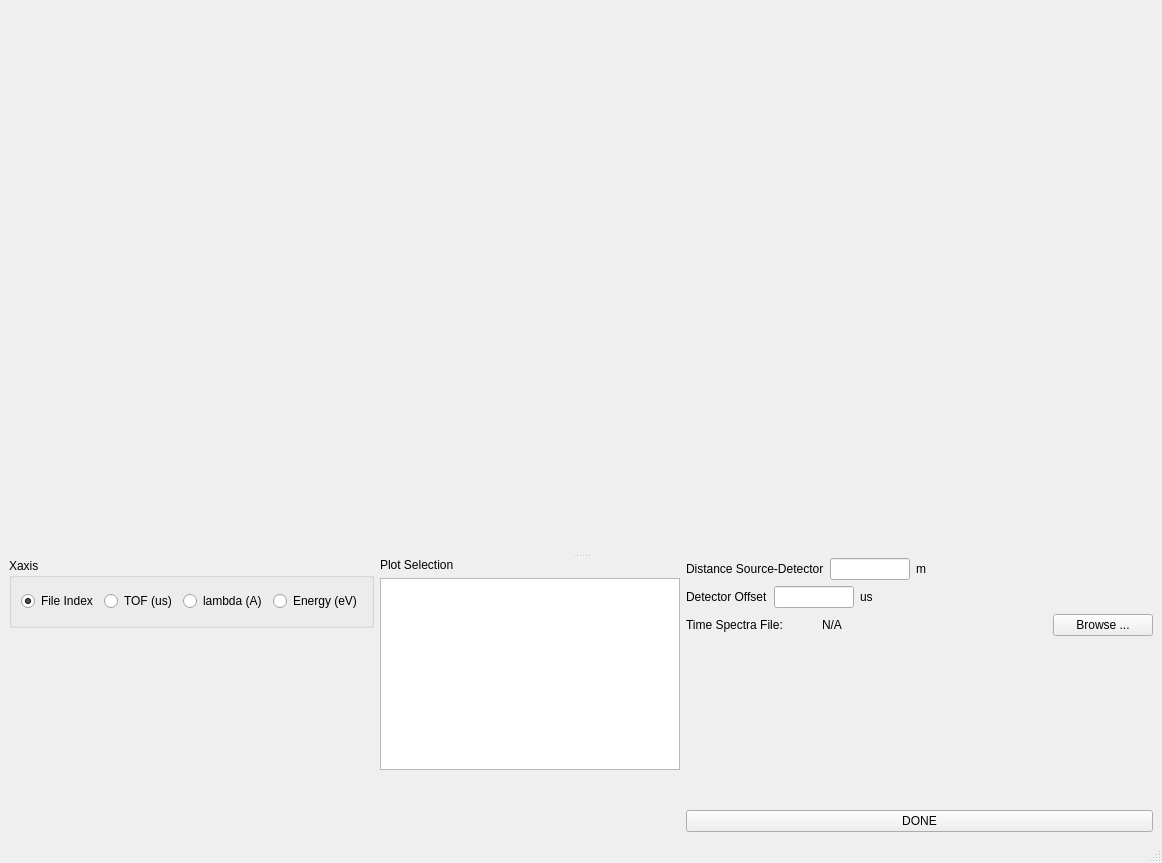
<?xml version="1.0" encoding="UTF-8"?>
<ui version="4.0">
 <class>MainWindow</class>
 <widget class="QMainWindow" name="MainWindow">
  <property name="geometry">
   <rect>
    <x>0</x>
    <y>0</y>
    <width>1162</width>
    <height>863</height>
   </rect>
  </property>
  <property name="windowTitle">
   <string>MainWindow</string>
  </property>
  <widget class="QWidget" name="centralwidget">
   <layout class="QVBoxLayout" name="verticalLayout_5">
    <item>
     <widget class="QSplitter" name="splitter">
      <property name="orientation">
       <enum>Qt::Vertical</enum>
      </property>
      <widget class="QWidget" name="widget" native="true">
       <property name="sizePolicy">
        <sizepolicy hsizetype="Expanding" vsizetype="Maximum">
         <horstretch>0</horstretch>
         <verstretch>0</verstretch>
        </sizepolicy>
       </property>
       <property name="minimumSize">
        <size>
         <width>0</width>
         <height>500</height>
        </size>
       </property>
      </widget>
      <widget class="QWidget" name="">
       <layout class="QHBoxLayout" name="horizontalLayout_4">
        <item>
         <layout class="QVBoxLayout" name="verticalLayout_4">
          <item>
           <widget class="QGroupBox" name="groupBox">
            <property name="minimumSize">
             <size>
              <width>0</width>
              <height>70</height>
             </size>
            </property>
            <property name="maximumSize">
             <size>
              <width>16777215</width>
              <height>70</height>
             </size>
            </property>
            <property name="title">
             <string>Xaxis</string>
            </property>
            <layout class="QHBoxLayout" name="horizontalLayout_8">
             <item>
              <widget class="QRadioButton" name="file_index_ratio_button">
               <property name="text">
                <string>File Index</string>
               </property>
               <property name="checked">
                <bool>true</bool>
               </property>
              </widget>
             </item>
             <item>
              <widget class="QRadioButton" name="tof_radio_button">
               <property name="text">
                <string>TOF (us)</string>
               </property>
              </widget>
             </item>
             <item>
              <widget class="QRadioButton" name="lambda_radio_button">
               <property name="text">
                <string>lambda (A)</string>
               </property>
              </widget>
             </item>
             <item>
              <widget class="QRadioButton" name="energy_radio_button">
               <property name="text">
                <string>Energy (eV)</string>
               </property>
              </widget>
             </item>
            </layout>
           </widget>
          </item>
          <item>
           <spacer name="verticalSpacer">
            <property name="orientation">
             <enum>Qt::Vertical</enum>
            </property>
            <property name="sizeHint" stdset="0">
             <size>
              <width>20</width>
              <height>40</height>
             </size>
            </property>
           </spacer>
          </item>
         </layout>
        </item>
        <item>
         <layout class="QVBoxLayout" name="verticalLayout">
          <item>
           <widget class="QLabel" name="label_4">
            <property name="maximumSize">
             <size>
              <width>16777215</width>
              <height>50</height>
             </size>
            </property>
            <property name="text">
             <string>Plot Selection</string>
            </property>
           </widget>
          </item>
          <item>
           <widget class="QListWidget" name="list_to_plot_widget">
            <property name="sizePolicy">
             <sizepolicy hsizetype="Expanding" vsizetype="Minimum">
              <horstretch>0</horstretch>
              <verstretch>0</verstretch>
             </sizepolicy>
            </property>
            <property name="minimumSize">
             <size>
              <width>200</width>
              <height>100</height>
             </size>
            </property>
            <property name="maximumSize">
             <size>
              <width>300</width>
              <height>300</height>
             </size>
            </property>
            <property name="selectionMode">
             <enum>QAbstractItemView::MultiSelection</enum>
            </property>
           </widget>
          </item>
          <item>
           <spacer name="verticalSpacer_3">
            <property name="orientation">
             <enum>Qt::Vertical</enum>
            </property>
            <property name="sizeHint" stdset="0">
             <size>
              <width>20</width>
              <height>40</height>
             </size>
            </property>
           </spacer>
          </item>
         </layout>
        </item>
        <item>
         <layout class="QVBoxLayout" name="verticalLayout_3">
          <item>
           <layout class="QHBoxLayout" name="horizontalLayout">
            <item>
             <widget class="QLabel" name="label">
              <property name="text">
               <string>Distance Source-Detector</string>
              </property>
             </widget>
            </item>
            <item>
             <widget class="QLineEdit" name="distance_source_detector_value">
              <property name="minimumSize">
               <size>
                <width>80</width>
                <height>0</height>
               </size>
              </property>
              <property name="maximumSize">
               <size>
                <width>80</width>
                <height>16777215</height>
               </size>
              </property>
             </widget>
            </item>
            <item>
             <widget class="QLabel" name="label_2">
              <property name="text">
               <string>m</string>
              </property>
             </widget>
            </item>
            <item>
             <spacer name="horizontalSpacer">
              <property name="orientation">
               <enum>Qt::Horizontal</enum>
              </property>
              <property name="sizeHint" stdset="0">
               <size>
                <width>40</width>
                <height>20</height>
               </size>
              </property>
             </spacer>
            </item>
           </layout>
          </item>
          <item>
           <layout class="QHBoxLayout" name="horizontalLayout_2">
            <item>
             <widget class="QLabel" name="label_3">
              <property name="text">
               <string>Detector Offset</string>
              </property>
             </widget>
            </item>
            <item>
             <widget class="QLineEdit" name="detector_offset_value">
              <property name="minimumSize">
               <size>
                <width>80</width>
                <height>0</height>
               </size>
              </property>
              <property name="maximumSize">
               <size>
                <width>80</width>
                <height>16777215</height>
               </size>
              </property>
             </widget>
            </item>
            <item>
             <widget class="QLabel" name="detector_offset_units">
              <property name="text">
               <string>us</string>
              </property>
             </widget>
            </item>
            <item>
             <spacer name="horizontalSpacer_2">
              <property name="orientation">
               <enum>Qt::Horizontal</enum>
              </property>
              <property name="sizeHint" stdset="0">
               <size>
                <width>40</width>
                <height>20</height>
               </size>
              </property>
             </spacer>
            </item>
           </layout>
          </item>
          <item>
           <layout class="QHBoxLayout" name="horizontalLayout_3">
            <item>
             <widget class="QLabel" name="label_5">
              <property name="maximumSize">
               <size>
                <width>130</width>
                <height>16777215</height>
               </size>
              </property>
              <property name="text">
               <string>Time Spectra File:</string>
              </property>
             </widget>
            </item>
            <item>
             <widget class="QLabel" name="time_spectra_file">
              <property name="text">
               <string>N/A</string>
              </property>
             </widget>
            </item>
            <item>
             <widget class="QPushButton" name="time_spectra_file_browse_button">
              <property name="minimumSize">
               <size>
                <width>100</width>
                <height>0</height>
               </size>
              </property>
              <property name="maximumSize">
               <size>
                <width>100</width>
                <height>16777215</height>
               </size>
              </property>
              <property name="text">
               <string>Browse ...</string>
              </property>
             </widget>
            </item>
           </layout>
          </item>
          <item>
           <spacer name="verticalSpacer_2">
            <property name="orientation">
             <enum>Qt::Vertical</enum>
            </property>
            <property name="sizeHint" stdset="0">
             <size>
              <width>20</width>
              <height>40</height>
             </size>
            </property>
           </spacer>
          </item>
          <item>
           <layout class="QVBoxLayout" name="verticalLayout_2">
            <item>
             <widget class="QPushButton" name="done_button">
              <property name="text">
               <string>DONE</string>
              </property>
             </widget>
            </item>
           </layout>
          </item>
         </layout>
        </item>
       </layout>
      </widget>
     </widget>
    </item>
   </layout>
  </widget>
  <widget class="QMenuBar" name="menubar">
   <property name="geometry">
    <rect>
     <x>0</x>
     <y>0</y>
     <width>1162</width>
     <height>22</height>
    </rect>
   </property>
  </widget>
  <widget class="QStatusBar" name="statusbar"/>
 </widget>
 <resources/>
 <connections>
  <connection>
   <sender>done_button</sender>
   <signal>clicked()</signal>
   <receiver>MainWindow</receiver>
   <slot>done_button_clicked()</slot>
   <hints>
    <hint type="sourcelabel">
     <x>711</x>
     <y>459</y>
    </hint>
    <hint type="destinationlabel">
     <x>552</x>
     <y>492</y>
    </hint>
   </hints>
  </connection>
  <connection>
   <sender>distance_source_detector_value</sender>
   <signal>editingFinished()</signal>
   <receiver>MainWindow</receiver>
   <slot>distance_source_detector_validated()</slot>
   <hints>
    <hint type="sourcelabel">
     <x>210</x>
     <y>255</y>
    </hint>
    <hint type="destinationlabel">
     <x>399</x>
     <y>299</y>
    </hint>
   </hints>
  </connection>
  <connection>
   <sender>detector_offset_value</sender>
   <signal>returnPressed()</signal>
   <receiver>MainWindow</receiver>
   <slot>detector_offset_validated()</slot>
   <hints>
    <hint type="sourcelabel">
     <x>721</x>
     <y>255</y>
    </hint>
    <hint type="destinationlabel">
     <x>399</x>
     <y>299</y>
    </hint>
   </hints>
  </connection>
  <connection>
   <sender>time_spectra_file_browse_button</sender>
   <signal>clicked()</signal>
   <receiver>MainWindow</receiver>
   <slot>time_spectra_file_browse_button_clicked()</slot>
   <hints>
    <hint type="sourcelabel">
     <x>736</x>
     <y>345</y>
    </hint>
    <hint type="destinationlabel">
     <x>399</x>
     <y>299</y>
    </hint>
   </hints>
  </connection>
  <connection>
   <sender>file_index_ratio_button</sender>
   <signal>clicked()</signal>
   <receiver>MainWindow</receiver>
   <slot>radio_button_clicked()</slot>
   <hints>
    <hint type="sourcelabel">
     <x>66</x>
     <y>224</y>
    </hint>
    <hint type="destinationlabel">
     <x>470</x>
     <y>277</y>
    </hint>
   </hints>
  </connection>
  <connection>
   <sender>tof_radio_button</sender>
   <signal>clicked()</signal>
   <receiver>MainWindow</receiver>
   <slot>radio_button_clicked()</slot>
   <hints>
    <hint type="sourcelabel">
     <x>156</x>
     <y>224</y>
    </hint>
    <hint type="destinationlabel">
     <x>470</x>
     <y>277</y>
    </hint>
   </hints>
  </connection>
  <connection>
   <sender>lambda_radio_button</sender>
   <signal>clicked()</signal>
   <receiver>MainWindow</receiver>
   <slot>radio_button_clicked()</slot>
   <hints>
    <hint type="sourcelabel">
     <x>249</x>
     <y>224</y>
    </hint>
    <hint type="destinationlabel">
     <x>470</x>
     <y>277</y>
    </hint>
   </hints>
  </connection>
  <connection>
   <sender>list_to_plot_widget</sender>
   <signal>itemClicked(QListWidgetItem*)</signal>
   <receiver>MainWindow</receiver>
   <slot>plot_selection_changed()</slot>
   <hints>
    <hint type="sourcelabel">
     <x>164</x>
     <y>308</y>
    </hint>
    <hint type="destinationlabel">
     <x>506</x>
     <y>246</y>
    </hint>
   </hints>
  </connection>
  <connection>
   <sender>energy_radio_button</sender>
   <signal>clicked()</signal>
   <receiver>MainWindow</receiver>
   <slot>radio_button_clicked()</slot>
   <hints>
    <hint type="sourcelabel">
     <x>352</x>
     <y>97</y>
    </hint>
    <hint type="destinationlabel">
     <x>506</x>
     <y>246</y>
    </hint>
   </hints>
  </connection>
 </connections>
 <slots>
  <slot>done_button_clicked()</slot>
  <slot>distance_source_detector_validated()</slot>
  <slot>detector_offset_validated()</slot>
  <slot>time_spectra_file_browse_button_clicked()</slot>
  <slot>radio_button_clicked()</slot>
  <slot>plot_selection_changed()</slot>
 </slots>
</ui>
